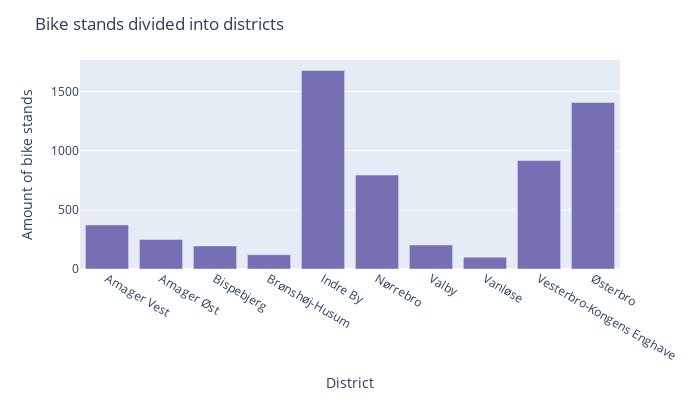
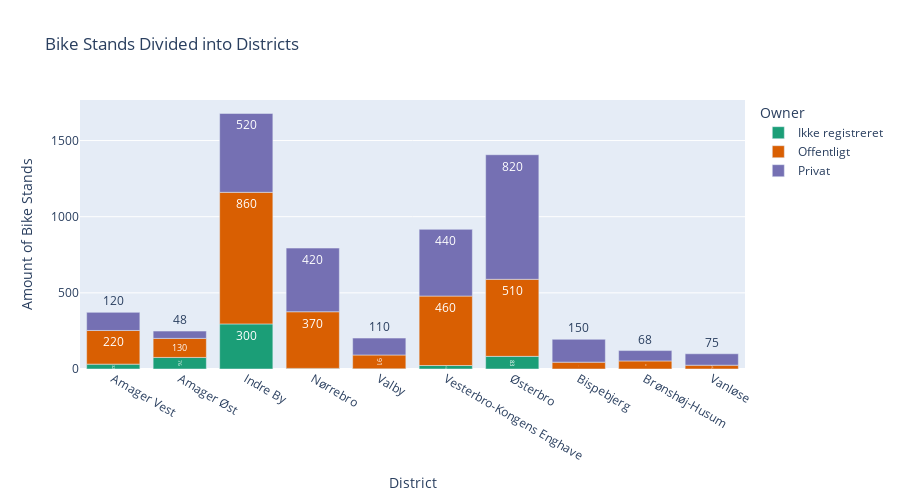

The notebook cell saved with these charts, in order:
### Code cell
## Bike stands divided into districts + Offentlig vs Privat

dist_amount = df.groupby("bydel", observed=False).size()

fig = dist_amount.plot.bar(color_discrete_sequence=[col[2]], width=700, height=400)
fig.update_layout(title="Bike stands divided into districts", yaxis_title="Amount of bike stands", xaxis_title="District", showlegend=False)
fig.show()

# With owner
stand_amount = df.groupby(['bydel', 'stativ_ejer']).size()

fig = px.bar(stand_amount.reset_index(), x='bydel', y=0, color='stativ_ejer', 
             title='Bike Stands Divided into Districts', 
             width=900, height=500, text_auto='.2s',
             color_discrete_sequence=[col[0], col[1], col[2]])
fig.update_layout(xaxis_title='District', yaxis_title='Amount of Bike Stands', legend_title='Owner', showlegend=True)
fig.show()

### Figure 1 — Plotly figure (JSON) as saved in the notebook; plotly's stock layout.template omitted (floating-point values rounded to 4 significant figures)
{"data": [{"alignmentgroup": "True", "hovertemplate": "variable=0<br>bydel=%{x}<br>value=%{y}<extra></extra>", "legendgroup": "0", "marker": {"color": "rgb(117,112,179)", "pattern": {"shape": ""}}, "name": "0", "offsetgroup": "0", "orientation": "v", "showlegend": true, "textposition": "auto", "type": "bar", "x": ["Amager Vest", "Amager Øst", "Bispebjerg", "Brønshøj-Husum", "Indre By", "Nørrebro", "Valby", "Vanløse", "Vesterbro-Kongens Enghave", "Østerbro"], "xaxis": "x", "y": [372, 249, 195, 121, 1678, 794, 203, 100, 917, 1407], "yaxis": "y"}], "layout": {"barmode": "relative", "height": 400, "legend": {"title": {"text": "variable"}, "tracegroupgap": 0}, "margin": {"t": 60}, "showlegend": false, "title": {"text": "Bike stands divided into districts"}, "width": 700, "xaxis": {"anchor": "y", "domain": [0, 1], "title": {"text": "District"}}, "yaxis": {"anchor": "x", "domain": [0, 1], "title": {"text": "Amount of bike stands"}}}}

### Figure 2 — Plotly figure (JSON) as saved in the notebook; plotly's stock layout.template omitted (floating-point values rounded to 4 significant figures)
{"data": [{"alignmentgroup": "True", "hovertemplate": "stativ_ejer=Ikke registreret<br>bydel=%{x}<br>0=%{y}<extra></extra>", "legendgroup": "Ikke registreret", "marker": {"color": "rgb(27,158,119)", "pattern": {"shape": ""}}, "name": "Ikke registreret", "offsetgroup": "Ikke registreret", "orientation": "v", "showlegend": true, "textposition": "auto", "texttemplate": "%{y:.2s}", "type": "bar", "x": ["Amager Vest", "Amager Øst", "Indre By", "Nørrebro", "Valby", "Vesterbro-Kongens Enghave", "Østerbro"], "xaxis": "x", "y": [32, 76, 296, 4, 1, 23, 83], "yaxis": "y"}, {"alignmentgroup": "True", "hovertemplate": "stativ_ejer=Offentligt<br>bydel=%{x}<br>0=%{y}<extra></extra>", "legendgroup": "Offentligt", "marker": {"color": "rgb(217,95,2)", "pattern": {"shape": ""}}, "name": "Offentligt", "offsetgroup": "Offentligt", "orientation": "v", "showlegend": true, "textposition": "auto", "texttemplate": "%{y:.2s}", "type": "bar", "x": ["Amager Vest", "Amager Øst", "Bispebjerg", "Brønshøj-Husum", "Indre By", "Nørrebro", "Valby", "Vanløse", "Vesterbro-Kongens Enghave", "Østerbro"], "xaxis": "x", "y": [221, 125, 45, 53, 864, 372, 91, 25, 456, 506], "yaxis": "y"}, {"alignmentgroup": "True", "hovertemplate": "stativ_ejer=Privat<br>bydel=%{x}<br>0=%{y}<extra></extra>", "legendgroup": "Privat", "marker": {"color": "rgb(117,112,179)", "pattern": {"shape": ""}}, "name": "Privat", "offsetgroup": "Privat", "orientation": "v", "showlegend": true, "textposition": "auto", "texttemplate": "%{y:.2s}", "type": "bar", "x": ["Amager Vest", "Amager Øst", "Bispebjerg", "Brønshøj-Husum", "Indre By", "Nørrebro", "Valby", "Vanløse", "Vesterbro-Kongens Enghave", "Østerbro"], "xaxis": "x", "y": [119, 48, 150, 68, 518, 418, 111, 75, 438, 818], "yaxis": "y"}], "layout": {"barmode": "relative", "height": 500, "legend": {"title": {"text": "Owner"}, "tracegroupgap": 0}, "showlegend": true, "title": {"text": "Bike Stands Divided into Districts"}, "width": 900, "xaxis": {"anchor": "y", "domain": [0, 1], "title": {"text": "District"}}, "yaxis": {"anchor": "x", "domain": [0, 1], "title": {"text": "Amount of Bike Stands"}}}}
